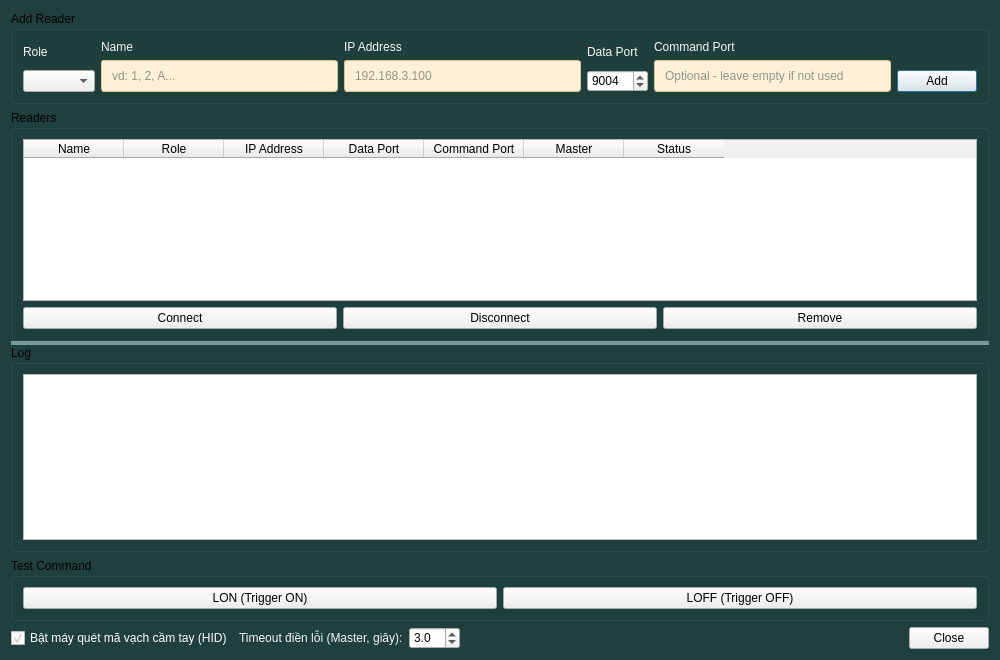
<?xml version="1.0" encoding="UTF-8"?>
<ui version="4.0">
 <class>ConfigWindow</class>
 <widget class="QDialog" name="ConfigWindow">
  <property name="geometry">
   <rect>
    <x>0</x>
    <y>0</y>
    <width>1000</width>
    <height>660</height>
   </rect>
  </property>
  <property name="windowTitle">
   <string>Reader Configuration</string>
  </property>
  <property name="styleSheet">
   <string notr="true">/*
 Dialog này KHÔNG có QGroupBox/QPushButton/QSpinBox/QComboBox/QTableWidget/
 QTextEdit riêng — các widget đó tự kế thừa đúng theme từ MainWindow (Qt lan
 truyền stylesheet theo cây cha-con, kể cả cửa sổ con dùng parent=... dù là
 top-level window riêng). Chỉ cần bổ sung phần MainWindow không có: nền
 QDialog, màu chữ QLabel, và QLineEdit (main_window.py không dùng QLineEdit
 nên theme gốc chưa style tới).
 */
QDialog {
    background-color: #1F403E;
}

QLabel {
    background-color: transparent;
    color: #F3F7F5;
}

QLineEdit {
    min-height: 24px;
    background-color: #FFF0D7;
    color: #203B39;
    border: 1px solid #D7C48E;
    border-radius: 3px;
    padding: 3px 8px;
    selection-background-color: #2F8F5B;
    selection-color: #FFFFFF;
}

QLineEdit:focus {
    border: 2px solid #76B995;
}

QLineEdit:disabled {
    background-color: #8A9C97;
    color: #5C6E69;
    border-color: #728C88;
}

QSplitter::handle {
    background-color: #789B95;
}</string>
  </property>
  <layout class="QVBoxLayout" name="verticalLayoutRoot">
   <item>
    <widget class="QGroupBox" name="groupBoxAddReader">
     <property name="title">
      <string>Add Reader</string>
     </property>
     <layout class="QHBoxLayout" name="horizontalLayoutAddReader">
      <item>
       <layout class="QVBoxLayout" name="verticalLayoutRoleField">
        <item>
         <widget class="QLabel" name="labelRole">
          <property name="text">
           <string>Role</string>
          </property>
         </widget>
        </item>
        <item>
         <widget class="QComboBox" name="comboBoxRole"/>
        </item>
       </layout>
      </item>
      <item>
       <layout class="QVBoxLayout" name="verticalLayoutNameField">
        <item>
         <widget class="QLabel" name="labelName">
          <property name="text">
           <string>Name</string>
          </property>
         </widget>
        </item>
        <item>
         <widget class="QLineEdit" name="lineEditNameSuffix">
          <property name="placeholderText">
           <string>vd: 1, 2, A...</string>
          </property>
         </widget>
        </item>
       </layout>
      </item>
      <item>
       <layout class="QVBoxLayout" name="verticalLayoutIpField">
        <item>
         <widget class="QLabel" name="labelIp">
          <property name="text">
           <string>IP Address</string>
          </property>
         </widget>
        </item>
        <item>
         <widget class="QLineEdit" name="lineEditIp">
          <property name="placeholderText">
           <string>192.168.3.100</string>
          </property>
         </widget>
        </item>
       </layout>
      </item>
      <item>
       <layout class="QVBoxLayout" name="verticalLayoutDataPortField">
        <item>
         <widget class="QLabel" name="labelDataPort">
          <property name="text">
           <string>Data Port</string>
          </property>
         </widget>
        </item>
        <item>
         <widget class="QSpinBox" name="spinBoxDataPort">
          <property name="minimum">
           <number>1</number>
          </property>
          <property name="maximum">
           <number>65535</number>
          </property>
          <property name="value">
           <number>9004</number>
          </property>
         </widget>
        </item>
       </layout>
      </item>
      <item>
       <layout class="QVBoxLayout" name="verticalLayoutCommandPortField">
        <item>
         <widget class="QLabel" name="labelCommandPort">
          <property name="text">
           <string>Command Port</string>
          </property>
         </widget>
        </item>
        <item>
         <widget class="QLineEdit" name="lineEditCommandPort">
          <property name="placeholderText">
           <string>Optional - leave empty if not used</string>
          </property>
         </widget>
        </item>
       </layout>
      </item>
      <item alignment="Qt::AlignBottom">
       <widget class="QPushButton" name="pushButtonAddReader">
        <property name="text">
         <string>Add</string>
        </property>
       </widget>
      </item>
     </layout>
    </widget>
   </item>
   <item>
    <widget class="QSplitter" name="splitter">
     <property name="orientation">
      <enum>Qt::Vertical</enum>
     </property>
     <widget class="QGroupBox" name="groupBoxReaders">
      <property name="title">
       <string>Readers</string>
      </property>
      <layout class="QVBoxLayout" name="verticalLayoutReaders">
       <item>
        <widget class="QTableWidget" name="tableWidgetReaders">
         <property name="editTriggers">
          <set>QAbstractItemView::NoEditTriggers</set>
         </property>
         <property name="selectionMode">
          <enum>QAbstractItemView::SingleSelection</enum>
         </property>
         <property name="selectionBehavior">
          <enum>QAbstractItemView::SelectRows</enum>
         </property>
         <column>
          <property name="text">
           <string>Name</string>
          </property>
         </column>
         <column>
          <property name="text">
           <string>Role</string>
          </property>
         </column>
         <column>
          <property name="text">
           <string>IP Address</string>
          </property>
         </column>
         <column>
          <property name="text">
           <string>Data Port</string>
          </property>
         </column>
         <column>
          <property name="text">
           <string>Command Port</string>
          </property>
         </column>
         <column>
          <property name="text">
           <string>Master</string>
          </property>
         </column>
         <column>
          <property name="text">
           <string>Status</string>
          </property>
         </column>
        </widget>
       </item>
       <item>
        <layout class="QHBoxLayout" name="horizontalLayoutReaderButtons">
         <item>
          <widget class="QPushButton" name="pushButtonConnect">
           <property name="text">
            <string>Connect</string>
           </property>
          </widget>
         </item>
         <item>
          <widget class="QPushButton" name="pushButtonDisconnect">
           <property name="text">
            <string>Disconnect</string>
           </property>
          </widget>
         </item>
         <item>
          <widget class="QPushButton" name="pushButtonRemoveReader">
           <property name="text">
            <string>Remove</string>
           </property>
          </widget>
         </item>
        </layout>
       </item>
      </layout>
     </widget>
     <widget class="QGroupBox" name="groupBoxLog">
      <property name="title">
       <string>Log</string>
      </property>
      <layout class="QVBoxLayout" name="verticalLayoutLog">
       <item>
        <widget class="QTextEdit" name="textEditLog">
         <property name="readOnly">
          <bool>true</bool>
         </property>
        </widget>
       </item>
      </layout>
     </widget>
    </widget>
   </item>
   <item>
    <widget class="QGroupBox" name="groupBoxTest">
     <property name="title">
      <string>Test Command</string>
     </property>
     <layout class="QHBoxLayout" name="horizontalLayoutTest">
      <item>
       <widget class="QPushButton" name="pushButtonTriggerOn">
        <property name="text">
         <string>LON (Trigger ON)</string>
        </property>
       </widget>
      </item>
      <item>
       <widget class="QPushButton" name="pushButtonTriggerOff">
        <property name="text">
         <string>LOFF (Trigger OFF)</string>
        </property>
       </widget>
      </item>
     </layout>
    </widget>
   </item>
   <item>
    <layout class="QHBoxLayout" name="horizontalLayoutBottom">
     <item>
      <widget class="QCheckBox" name="checkBoxHidScanner">
       <property name="styleSheet">
        <string notr="true">color: rgb(255, 255, 255);</string>
       </property>
       <property name="text">
        <string>Bật máy quét mã vạch cầm tay (HID)</string>
       </property>
       <property name="checked">
        <bool>true</bool>
       </property>
      </widget>
     </item>
     <item>
      <widget class="QLabel" name="labelMasterFillTimeout">
       <property name="text">
        <string>Timeout điền lỗi (Master, giây):</string>
       </property>
      </widget>
     </item>
     <item>
      <widget class="QDoubleSpinBox" name="doubleSpinBoxMasterFillTimeout">
       <property name="decimals">
        <number>1</number>
       </property>
       <property name="minimum">
        <double>0.500000000000000</double>
       </property>
       <property name="maximum">
        <double>60.000000000000000</double>
       </property>
       <property name="singleStep">
        <double>0.500000000000000</double>
       </property>
       <property name="value">
        <double>3.000000000000000</double>
       </property>
      </widget>
     </item>
     <item>
      <spacer name="horizontalSpacerBottom">
       <property name="orientation">
        <enum>Qt::Horizontal</enum>
       </property>
       <property name="sizeHint" stdset="0">
        <size>
         <width>40</width>
         <height>20</height>
        </size>
       </property>
      </spacer>
     </item>
     <item>
      <widget class="QPushButton" name="pushButtonClose">
       <property name="text">
        <string>Close</string>
       </property>
      </widget>
     </item>
    </layout>
   </item>
  </layout>
 </widget>
 <resources/>
 <connections/>
</ui>
